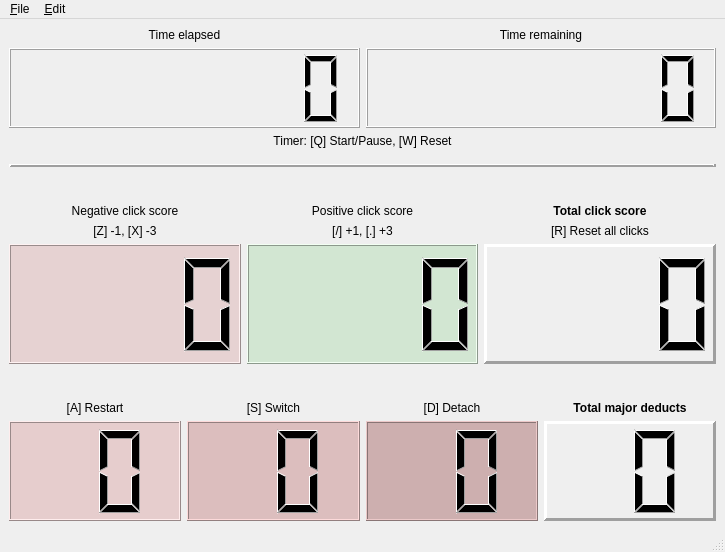
<?xml version="1.0" encoding="UTF-8"?>
<ui version="4.0">
 <class>MainWindow</class>
 <widget class="QMainWindow" name="MainWindow">
  <property name="geometry">
   <rect>
    <x>0</x>
    <y>0</y>
    <width>725</width>
    <height>552</height>
   </rect>
  </property>
  <property name="windowTitle">
   <string>MainWindow</string>
  </property>
  <property name="styleSheet">
   <string notr="true">QLCDNumber#totalClicksLcd,
QLCDNumber#majDeductTotalLcd {
	background-color: rgb(240	, 240, 240)
}

QLCDNumber#plusClicksLcd {
	background-color: rgb(210, 230, 210)
}

QLCDNumber#minusClicksLcd {
	background-color: rgb(230, 210, 210)
}

QLCDNumber#majDeductLv1Lcd {
	background-color: rgb(230, 205, 205)
}

QLCDNumber#majDeductLv2Lcd {
	background-color: rgb(220, 190, 190)
}

QLCDNumber#majDeductLv3Lcd {
	background-color: rgb(205, 175, 175)
}

QLabel#totalClicksLabel,
QLabel#majDeductTotalLabel {
	font-weight: bold
}</string>
  </property>
  <widget class="QWidget" name="centralwidget">
   <layout class="QVBoxLayout" name="verticalLayout_2">
    <item>
     <layout class="QVBoxLayout" name="verticalLayout">
      <item>
       <layout class="QHBoxLayout" name="timerLayout">
        <item>
         <layout class="QVBoxLayout" name="timeElapsedLayout">
          <item>
           <widget class="QLabel" name="timeElapsedLabel">
            <property name="text">
             <string>Time elapsed</string>
            </property>
            <property name="alignment">
             <set>Qt::AlignBottom|Qt::AlignHCenter</set>
            </property>
           </widget>
          </item>
          <item>
           <widget class="QLCDNumber" name="timeElapsedLcd">
            <property name="minimumSize">
             <size>
              <width>0</width>
              <height>80</height>
             </size>
            </property>
            <property name="digitCount">
             <number>8</number>
            </property>
           </widget>
          </item>
         </layout>
        </item>
        <item>
         <layout class="QVBoxLayout" name="timeRemainingLayout">
          <item>
           <widget class="QLabel" name="timeRemainingLabel">
            <property name="sizePolicy">
             <sizepolicy hsizetype="Preferred" vsizetype="Preferred">
              <horstretch>0</horstretch>
              <verstretch>0</verstretch>
             </sizepolicy>
            </property>
            <property name="text">
             <string>Time remaining</string>
            </property>
            <property name="alignment">
             <set>Qt::AlignBottom|Qt::AlignHCenter</set>
            </property>
           </widget>
          </item>
          <item>
           <widget class="QLCDNumber" name="timeRemainingLcd">
            <property name="minimumSize">
             <size>
              <width>0</width>
              <height>80</height>
             </size>
            </property>
            <property name="digitCount">
             <number>8</number>
            </property>
           </widget>
          </item>
         </layout>
        </item>
       </layout>
      </item>
      <item>
       <widget class="QLabel" name="label">
        <property name="text">
         <string>Timer: [Q] Start/Pause, [W] Reset</string>
        </property>
        <property name="alignment">
         <set>Qt::AlignHCenter|Qt::AlignTop</set>
        </property>
       </widget>
      </item>
      <item>
       <spacer name="verticalSpacer_13">
        <property name="orientation">
         <enum>Qt::Vertical</enum>
        </property>
        <property name="sizeType">
         <enum>QSizePolicy::Fixed</enum>
        </property>
        <property name="sizeHint" stdset="0">
         <size>
          <width>0</width>
          <height>10</height>
         </size>
        </property>
       </spacer>
      </item>
      <item>
       <widget class="Line" name="timerDivider">
        <property name="frameShadow">
         <enum>QFrame::Raised</enum>
        </property>
        <property name="lineWidth">
         <number>3</number>
        </property>
        <property name="orientation">
         <enum>Qt::Horizontal</enum>
        </property>
       </widget>
      </item>
      <item>
       <layout class="QHBoxLayout" name="horizontalLayout">
        <item>
         <layout class="QVBoxLayout" name="minusClicksVLayout">
          <item>
           <spacer name="verticalSpacer">
            <property name="orientation">
             <enum>Qt::Vertical</enum>
            </property>
            <property name="sizeHint" stdset="0">
             <size>
              <width>20</width>
              <height>20</height>
             </size>
            </property>
           </spacer>
          </item>
          <item>
           <widget class="QLabel" name="minusClicksLabel">
            <property name="text">
             <string>Negative click score</string>
            </property>
            <property name="alignment">
             <set>Qt::AlignBottom|Qt::AlignHCenter</set>
            </property>
           </widget>
          </item>
          <item>
           <widget class="QLabel" name="minusClicksInstructionLabel">
            <property name="text">
             <string>[Z] -1, [X] -3</string>
            </property>
            <property name="alignment">
             <set>Qt::AlignBottom|Qt::AlignHCenter</set>
            </property>
           </widget>
          </item>
          <item>
           <widget class="QLCDNumber" name="minusClicksLcd">
            <property name="sizePolicy">
             <sizepolicy hsizetype="Minimum" vsizetype="Fixed">
              <horstretch>0</horstretch>
              <verstretch>1</verstretch>
             </sizepolicy>
            </property>
            <property name="minimumSize">
             <size>
              <width>0</width>
              <height>120</height>
             </size>
            </property>
            <property name="digitCount">
             <number>4</number>
            </property>
           </widget>
          </item>
          <item>
           <spacer name="verticalSpacer_2">
            <property name="orientation">
             <enum>Qt::Vertical</enum>
            </property>
            <property name="sizeHint" stdset="0">
             <size>
              <width>20</width>
              <height>20</height>
             </size>
            </property>
           </spacer>
          </item>
         </layout>
        </item>
        <item>
         <layout class="QVBoxLayout" name="plusClicksVLayout">
          <item>
           <spacer name="verticalSpacer_5">
            <property name="orientation">
             <enum>Qt::Vertical</enum>
            </property>
            <property name="sizeHint" stdset="0">
             <size>
              <width>20</width>
              <height>20</height>
             </size>
            </property>
           </spacer>
          </item>
          <item>
           <widget class="QLabel" name="plusClicksLabel">
            <property name="text">
             <string>Positive click score</string>
            </property>
            <property name="alignment">
             <set>Qt::AlignBottom|Qt::AlignHCenter</set>
            </property>
           </widget>
          </item>
          <item>
           <widget class="QLabel" name="plusClicksInstructionLabel">
            <property name="text">
             <string>[/] +1, [.] +3</string>
            </property>
            <property name="alignment">
             <set>Qt::AlignBottom|Qt::AlignHCenter</set>
            </property>
           </widget>
          </item>
          <item>
           <widget class="QLCDNumber" name="plusClicksLcd">
            <property name="sizePolicy">
             <sizepolicy hsizetype="Minimum" vsizetype="Fixed">
              <horstretch>0</horstretch>
              <verstretch>1</verstretch>
             </sizepolicy>
            </property>
            <property name="minimumSize">
             <size>
              <width>0</width>
              <height>120</height>
             </size>
            </property>
            <property name="digitCount">
             <number>4</number>
            </property>
           </widget>
          </item>
          <item>
           <spacer name="verticalSpacer_6">
            <property name="orientation">
             <enum>Qt::Vertical</enum>
            </property>
            <property name="sizeHint" stdset="0">
             <size>
              <width>20</width>
              <height>20</height>
             </size>
            </property>
           </spacer>
          </item>
         </layout>
        </item>
        <item>
         <layout class="QVBoxLayout" name="totalClicksVLayout">
          <item>
           <spacer name="verticalSpacer_3">
            <property name="orientation">
             <enum>Qt::Vertical</enum>
            </property>
            <property name="sizeHint" stdset="0">
             <size>
              <width>20</width>
              <height>20</height>
             </size>
            </property>
           </spacer>
          </item>
          <item>
           <widget class="QLabel" name="totalClicksLabel">
            <property name="text">
             <string>Total click score</string>
            </property>
            <property name="alignment">
             <set>Qt::AlignBottom|Qt::AlignHCenter</set>
            </property>
           </widget>
          </item>
          <item>
           <widget class="QLabel" name="totalClicksInstructionLabel">
            <property name="text">
             <string>[R] Reset all clicks</string>
            </property>
            <property name="alignment">
             <set>Qt::AlignBottom|Qt::AlignHCenter</set>
            </property>
           </widget>
          </item>
          <item>
           <widget class="QLCDNumber" name="totalClicksLcd">
            <property name="sizePolicy">
             <sizepolicy hsizetype="Minimum" vsizetype="Fixed">
              <horstretch>0</horstretch>
              <verstretch>1</verstretch>
             </sizepolicy>
            </property>
            <property name="minimumSize">
             <size>
              <width>0</width>
              <height>120</height>
             </size>
            </property>
            <property name="frameShape">
             <enum>QFrame::Panel</enum>
            </property>
            <property name="frameShadow">
             <enum>QFrame::Raised</enum>
            </property>
            <property name="lineWidth">
             <number>3</number>
            </property>
            <property name="digitCount">
             <number>4</number>
            </property>
           </widget>
          </item>
          <item>
           <spacer name="verticalSpacer_4">
            <property name="orientation">
             <enum>Qt::Vertical</enum>
            </property>
            <property name="sizeHint" stdset="0">
             <size>
              <width>20</width>
              <height>20</height>
             </size>
            </property>
           </spacer>
          </item>
         </layout>
        </item>
       </layout>
      </item>
      <item>
       <layout class="QHBoxLayout" name="horizontalLayout_3">
        <item>
         <layout class="QVBoxLayout" name="majDeductLv1Layout">
          <item>
           <widget class="QLabel" name="majDeductLv1Label">
            <property name="text">
             <string>[A] Restart</string>
            </property>
            <property name="alignment">
             <set>Qt::AlignBottom|Qt::AlignHCenter</set>
            </property>
           </widget>
          </item>
          <item>
           <widget class="QLCDNumber" name="majDeductLv1Lcd">
            <property name="sizePolicy">
             <sizepolicy hsizetype="Minimum" vsizetype="Fixed">
              <horstretch>0</horstretch>
              <verstretch>0</verstretch>
             </sizepolicy>
            </property>
            <property name="minimumSize">
             <size>
              <width>0</width>
              <height>100</height>
             </size>
            </property>
            <property name="digitCount">
             <number>2</number>
            </property>
           </widget>
          </item>
         </layout>
        </item>
        <item>
         <layout class="QVBoxLayout" name="majDeductLv2Layout">
          <item>
           <widget class="QLabel" name="majDeductLv2Label">
            <property name="text">
             <string>[S] Switch</string>
            </property>
            <property name="alignment">
             <set>Qt::AlignBottom|Qt::AlignHCenter</set>
            </property>
           </widget>
          </item>
          <item>
           <widget class="QLCDNumber" name="majDeductLv2Lcd">
            <property name="sizePolicy">
             <sizepolicy hsizetype="Minimum" vsizetype="Fixed">
              <horstretch>0</horstretch>
              <verstretch>0</verstretch>
             </sizepolicy>
            </property>
            <property name="minimumSize">
             <size>
              <width>0</width>
              <height>100</height>
             </size>
            </property>
            <property name="digitCount">
             <number>2</number>
            </property>
           </widget>
          </item>
         </layout>
        </item>
        <item>
         <layout class="QVBoxLayout" name="majDeductLv3Layout">
          <item>
           <widget class="QLabel" name="majDeductLv3Label">
            <property name="text">
             <string>[D] Detach</string>
            </property>
            <property name="alignment">
             <set>Qt::AlignBottom|Qt::AlignHCenter</set>
            </property>
           </widget>
          </item>
          <item>
           <widget class="QLCDNumber" name="majDeductLv3Lcd">
            <property name="sizePolicy">
             <sizepolicy hsizetype="Minimum" vsizetype="Fixed">
              <horstretch>0</horstretch>
              <verstretch>0</verstretch>
             </sizepolicy>
            </property>
            <property name="minimumSize">
             <size>
              <width>0</width>
              <height>100</height>
             </size>
            </property>
            <property name="digitCount">
             <number>2</number>
            </property>
           </widget>
          </item>
         </layout>
        </item>
        <item>
         <layout class="QVBoxLayout" name="majDeductTotalLayout">
          <item>
           <widget class="QLabel" name="majDeductTotalLabel">
            <property name="text">
             <string>Total major deducts</string>
            </property>
            <property name="alignment">
             <set>Qt::AlignBottom|Qt::AlignHCenter</set>
            </property>
           </widget>
          </item>
          <item>
           <widget class="QLCDNumber" name="majDeductTotalLcd">
            <property name="sizePolicy">
             <sizepolicy hsizetype="Minimum" vsizetype="Fixed">
              <horstretch>0</horstretch>
              <verstretch>0</verstretch>
             </sizepolicy>
            </property>
            <property name="minimumSize">
             <size>
              <width>0</width>
              <height>100</height>
             </size>
            </property>
            <property name="frameShape">
             <enum>QFrame::Panel</enum>
            </property>
            <property name="lineWidth">
             <number>3</number>
            </property>
            <property name="digitCount">
             <number>2</number>
            </property>
           </widget>
          </item>
         </layout>
        </item>
       </layout>
      </item>
     </layout>
    </item>
   </layout>
  </widget>
  <widget class="QMenuBar" name="menubar">
   <property name="geometry">
    <rect>
     <x>0</x>
     <y>0</y>
     <width>725</width>
     <height>22</height>
    </rect>
   </property>
   <widget class="QMenu" name="menuFile">
    <property name="title">
     <string>&amp;File</string>
    </property>
    <addaction name="actionPrefs"/>
    <addaction name="separator"/>
    <addaction name="actionQuit"/>
   </widget>
   <widget class="QMenu" name="menuEdit">
    <property name="title">
     <string>&amp;Edit</string>
    </property>
    <addaction name="actionUndoReset"/>
   </widget>
   <addaction name="menuFile"/>
   <addaction name="menuEdit"/>
  </widget>
  <widget class="QStatusBar" name="statusbar"/>
  <action name="actionQuit">
   <property name="text">
    <string>&amp;Quit</string>
   </property>
   <property name="shortcut">
    <string>Ctrl+Q</string>
   </property>
  </action>
  <action name="actionUndoReset">
   <property name="enabled">
    <bool>false</bool>
   </property>
   <property name="text">
    <string>&amp;Undo reset</string>
   </property>
   <property name="shortcut">
    <string>Ctrl+U</string>
   </property>
  </action>
  <action name="actionPrefs">
   <property name="text">
    <string>&amp;Preferences...</string>
   </property>
  </action>
 </widget>
 <resources/>
 <connections/>
</ui>
